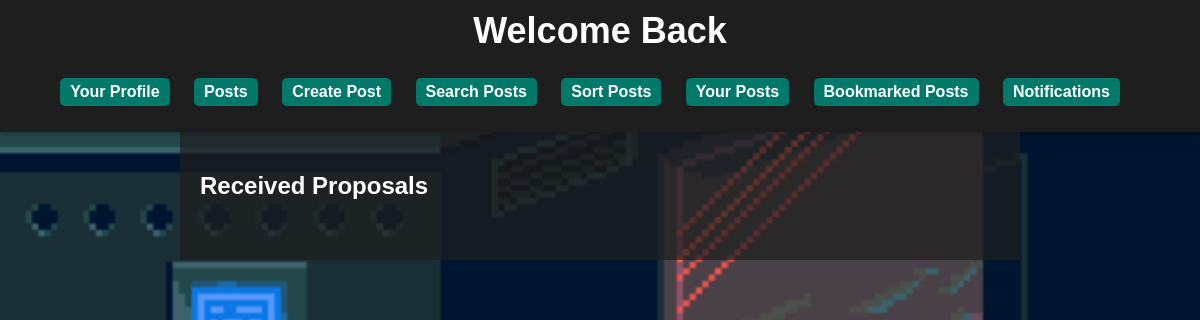
/users/teertho/posts/notifications (signed in), run on an earlier commit of the app's database.
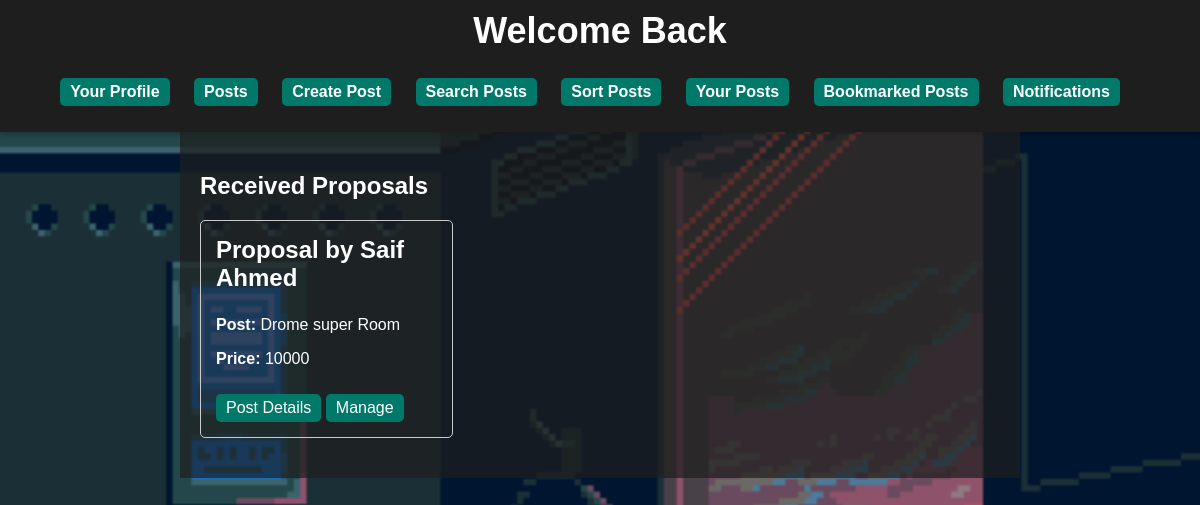
And on a later commit of the database.
### users/models.py (models this page shows)
class Notification(models.Model):
    post = models.ForeignKey(DormRoom, on_delete=models.CASCADE)
    user = models.ForeignKey(Register, on_delete=models.CASCADE)

class Register(models.Model):
    username=models.CharField(max_length=30)
    email=models.EmailField()
    password=models.CharField(max_length=100)
    nid=models.IntegerField()

class DormRoom(models.Model):
    title = models.CharField(max_length=255)
    content = models.TextField()
    popularity = models.IntegerField(default=0)
    type = models.CharField(max_length=50)
    price = models.CharField(max_length=20)
    link = models.URLField(max_length=200, null=True)
    posted_by = models.ForeignKey(Register, on_delete=models.CASCADE, related_name='posted')
    comments = models.ManyToManyField(Comment, blank=True)
    bookmarked_by = models.ManyToManyField(Register, blank=True, related_name='bookmarked')

### users/views.py (the view)
# urls.py: path('<str:username>/posts/notifications', views.notifications, name='notifications'),
def notifications(request, username):
    viewer_username = request.session.get('username')
    viewer = get_object_or_404(Register, username=viewer_username)
    notifications = Notification.objects.filter(post__posted_by=viewer)
    return render(request, 'notifications.html', {'dorm_rooms' : notifications, 'username' : username})

### users/templates/notifications.html (shortened to what this page needs)
{% extends "profile_base.html" %}
{% block content %}
<body style="background-image: url('/static/bg9.gif'); background-size: cover;">
    <h2>Received Proposals</h2>
    <div class="room-grid">
        {% for room in dorm_rooms %}
            <div class="room-card">
                <h3>Proposal by {{room.user.username}}</h3>
                <p><strong>Post:</strong> {{ room.post.title }}</p>
                <p><strong>Price:</strong> {{ room.post.price }}</p>
                <a href="{{room.post.link}}" target="_blank">Post Details</a>
                <a href="#">Manage</a>
            </div>
        {% endfor %}
    </div>
</body>
{% endblock %}

What changed in the data, as far as the page shows it:
added Notification: user.username "Saif Ahmed", post "Drome super Room", post.price "10000"
